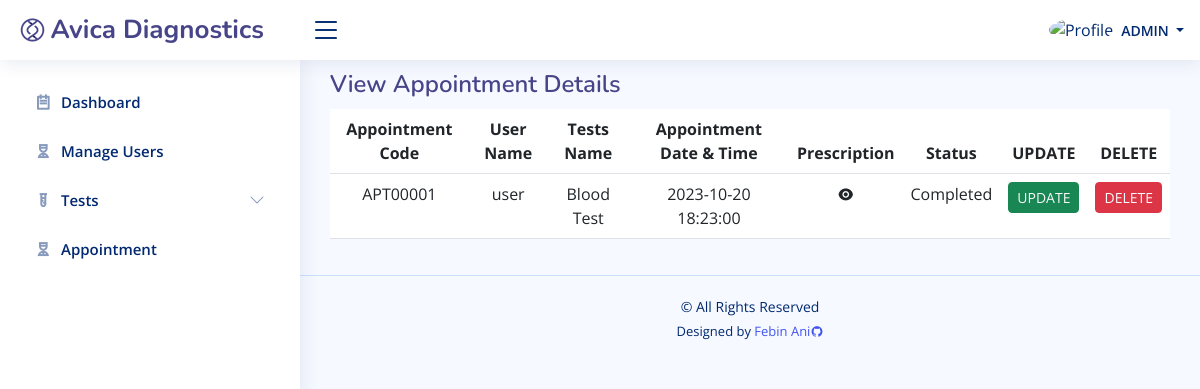
/admin/appointment.php (signed in), run on the app's committed database.
### tables this page shows
CREATE TABLE `tb_appointment_list` (
  `apt_id` int(10) NOT NULL,
  `code` varchar(100) NOT NULL,
  `test_id` int(10) NOT NULL,
  `user_id` int(10) NOT NULL,
  `schedule` datetime NOT NULL,
  `pres` varchar(150) NOT NULL,
  `status` int(50) NOT NULL,
  `date_created` datetime NOT NULL,
  `date_updated` datetime DEFAULT NULL
);

CREATE TABLE `tb_user` (
  `id` int(10) NOT NULL,
  `fname` text NOT NULL,
  `lname` text NOT NULL,
  `gender` varchar(30) NOT NULL,
  `contact` varchar(100) NOT NULL,
  `username` varchar(50) NOT NULL,
  `email` text NOT NULL,
  `pass` text NOT NULL,
  `dob` date NOT NULL,
  `address` text NOT NULL,
  `usertype` text NOT NULL,
  `date_created` datetime NOT NULL,
  `date_updated` datetime DEFAULT NULL
);

CREATE TABLE `tb_test` (
  `test_id` int(10) NOT NULL,
  `test_name` varchar(100) NOT NULL,
  `test_desc` varchar(400) NOT NULL,
  `price` int(30) NOT NULL
);

### admin/appointment.php (the view, shortened to what this page needs)
<?php
	include('constant/security.php');
	include('constant/header.php');
	include('constant/sidebar.php');
?>
<main id="main" class="main">
    <div class="pagetitle">
      <h1>View Appointment Details</h1>
    </div>
    <section class="section">
      <div class="row">
        <div class="col-lg-12">
          <table class="table">
            <thead>
              <tr class="text-center ">
                <th scope="col">Appointment Code</th>
                <th scope="col">User Name</th>
                <th scope="col">Tests Name</th>
                <th scope="col">Appointment Date & Time</th>
                <th scope="col">Prescription</th>
                <th scope="col">Status</th>
                <th scope="col">UPDATE</th>
                <th scope="col">DELETE</th>
              </tr>
            </thead>
            <tbody>
            <?php
              $sql = "SELECT
                          al.code AS appointment_code,
                          u.username AS user_name,
                          t.test_name AS test_name,
                          al.schedule, al.status ,al.apt_id , al.pres
                      FROM
                          tb_appointment_list al
                      JOIN
                          tb_user u ON al.user_id = u.id
                      JOIN
                          tb_test t ON al.test_id = t.test_id;";
              $result = $conn->query($sql);
              if ($result->num_rows > 0) {
                while ($row = $result->fetch_assoc()) {
                  echo '<tr class="text-center ">';
                  echo '<td>' . $row["appointment_code"] . '</td>';
                  echo '<td>' . $row["user_name"] . '</td>';
                  echo '<td>' . $row["test_name"] . '</td>';
                  echo '<td>' . $row["schedule"] . '</td>';
                  echo "<td>" ?>
                  <?php
                  $pres=$row["pres"];
                  if($pres!==""){
                  ?>
                    <a class="d-flex justify-content-center link-dark" href=<?php echo "../assets/upload/".$row["pres"]; ?> >  <i class="ri-eye-fill"></i></a>
                  <?php
                  } else {
                  ?>
                    <i  class="ri-eye-off-fill d-flex justify-content-center "></i>
                  <?php
                  }
                  echo "<td>" ?>
                  <?php
                  $status=$row['status'];
                  if($status==0){
                  ?>
                    Pending
                  <?php
                  } else {
                  ?>
                    Completed
                  <?php
                  }
                  ?>
                  <?php "</td>";
                  echo "<td>";
                    ?>
                    <button class="btn btn-success btn-sm">
                      <a class="link-light" href="update.php?apt_id=<?php echo $row["apt_id"]; ?>">UPDATE</a>
                    </button>
                    <?php
                    echo "</td>";
                    echo "<td>";
                    ?>
                    <button class="btn btn-danger btn-sm">
                      <a class="link-light" href="delete.php?apt_id=<?php echo $row["apt_id"]; ?>">DELETE</a>
                    </button>
                    <?php
                    echo "</td>";
                  echo "</tr>";
                }
              }
            ?>
            </tbody>
          </table>
        </div>
      </div>
    </section>
  </main>
<?php
include('constant/footer.php');
?>

### admin/assets/css/style.css (style rules this page uses)
:root { scroll-behavior: smooth; }
body { font-family: "Open Sans", sans-serif; background: #f6f9ff; color: #444444; }
a { color: #4154f1; text-decoration: none; }
h1, h2, h3, h4, h5, h6 { font-family: "Nunito", sans-serif; }
#main { margin-top: 50px; padding: 20px 30px; transition: all 0.3s; }
.pagetitle { margin-bottom: 10px; }
.pagetitle h1 { font-size: 24px; margin-bottom: 0; font-weight: 600; color: rgb(71, 69, 136); }
@media (min-width: 1200px) { #main, #footer { margin-left: 300px; } }

### data on the page
tb_appointment_list: code "APT00001", user.username "user", test.test_name "Blood Test", schedule "2023-10-20 18:23:00", status "Completed"

### other printed values
$_SESSION['usertype'] "ADMIN"
